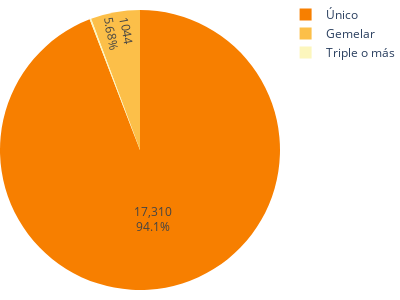

The code cell stored with this chart in its notebook:
### Code cell
# Calcular el conteo de ocurrencias por cada valor único en la columna de_un_emba
ocurrencias_por_emba = MORT_FET['de_un_emba'].value_counts().reset_index()
ocurrencias_por_emba.columns = ['de_un_emba', 'Cantidad de ocurrencias']
ocurrencias_por_emba.to_csv('C://Users//sdvc0//OneDrive//Escritorio//REPOSITORIO_ENAPEA//BACK//Mortalidad//Fetal//Gráficas//MORT_FET_7.csv', index=False)


# Definir los colores personalizados
custom_colors = ['#f77f00', '#fcbf49', '#fcf6bd']

# Crear pie chart con Plotly Express
fig = px.pie(ocurrencias_por_emba, 
             names='de_un_emba', 
             values='Cantidad de ocurrencias', 
             color_discrete_sequence=custom_colors,
             title='')  # Eliminar título

# Ajustar diseño del pie chart
fig.update_layout(
    margin=dict(l=0, r=0, t=0, b=0),  # Ajustar márgenes para que no haya espacios innecesarios
    showlegend=True,
    width=400,  
    height=300, 
    autosize=True 
)

# Mostrar valores en cada segmento
fig.update_traces(
    textinfo='value+percent',  # Mostrar valor y porcentaje en cada segmento
    textposition='inside'  # Posicionar el texto dentro de los segmentos
)

# Guardar el gráfico en un archivo HTML
fig.write_html('C://Users//sdvc0//OneDrive//Escritorio//REPOSITORIO_ENAPEA//BACK//Mortalidad//Fetal//Gráficas//MORT_FET_7.html')

# Mostrar el pie chart (opcional)
fig.show()

### Figure 1 — Plotly figure (JSON) as saved in the notebook; plotly's stock layout.template omitted (floating-point values rounded to 4 significant figures)
{"data": [{"domain": {"x": [0, 1], "y": [0, 1]}, "hovertemplate": "de_un_emba=%{label}<br>Cantidad de ocurrencias=%{value}<extra></extra>", "labels": ["Único", "Gemelar", "Triple o más"], "legendgroup": "", "name": "", "showlegend": true, "textinfo": "value+percent", "textposition": "inside", "type": "pie", "values": [17310, 1044, 33]}], "layout": {"autosize": true, "height": 300, "legend": {"tracegroupgap": 0}, "margin": {"b": 0, "l": 0, "r": 0, "t": 0}, "piecolorway": ["#f77f00", "#fcbf49", "#fcf6bd"], "showlegend": true, "width": 400}}
